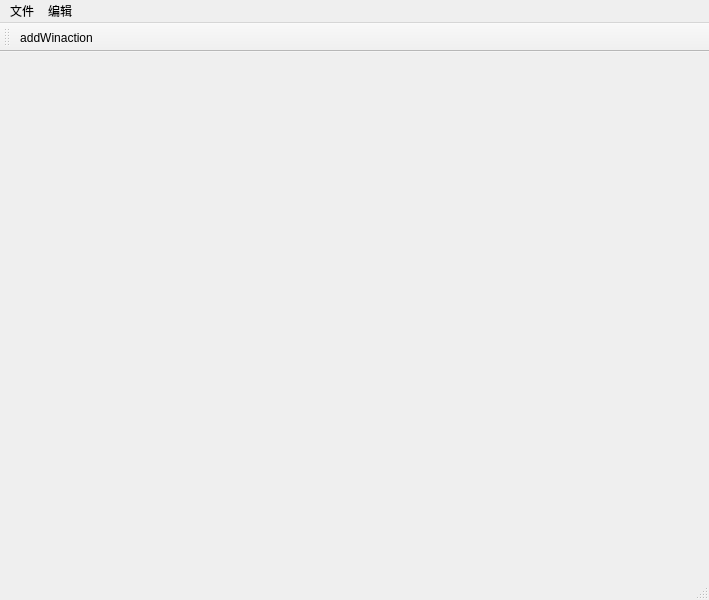
<?xml version="1.0" encoding="UTF-8"?>
<ui version="4.0">
 <class>MainWindow</class>
 <widget class="QMainWindow" name="MainWindow">
  <property name="geometry">
   <rect>
    <x>0</x>
    <y>0</y>
    <width>709</width>
    <height>600</height>
   </rect>
  </property>
  <property name="windowTitle">
   <string>MainWindow</string>
  </property>
  <widget class="QWidget" name="centralwidget"/>
  <widget class="QMenuBar" name="menubar">
   <property name="geometry">
    <rect>
     <x>0</x>
     <y>0</y>
     <width>709</width>
     <height>23</height>
    </rect>
   </property>
   <widget class="QMenu" name="menu">
    <property name="title">
     <string>文件</string>
    </property>
    <addaction name="action_4"/>
    <addaction name="action_5"/>
    <addaction name="open"/>
    <addaction name="action_6"/>
   </widget>
   <widget class="QMenu" name="menu_2">
    <property name="title">
     <string>编辑</string>
    </property>
   </widget>
   <addaction name="menu"/>
   <addaction name="menu_2"/>
  </widget>
  <widget class="QStatusBar" name="statusbar"/>
  <widget class="QToolBar" name="toolBar">
   <property name="windowTitle">
    <string>toolBar</string>
   </property>
   <attribute name="toolBarArea">
    <enum>TopToolBarArea</enum>
   </attribute>
   <attribute name="toolBarBreak">
    <bool>false</bool>
   </attribute>
   <addaction name="actionaddWinaction"/>
  </widget>
  <action name="open">
   <property name="icon">
    <iconset>
     <normalon>E:/Daywen/My Project7/11、图标/图标2_/guest.bmp</normalon>
    </iconset>
   </property>
   <property name="text">
    <string>打开</string>
   </property>
   <property name="shortcut">
    <string>Ctrl+O</string>
   </property>
  </action>
  <action name="action_4">
   <property name="text">
    <string>新建</string>
   </property>
   <property name="shortcut">
    <string>Ctrl+N</string>
   </property>
  </action>
  <action name="action_5">
   <property name="text">
    <string>保存</string>
   </property>
   <property name="shortcut">
    <string>Ctrl+S</string>
   </property>
  </action>
  <action name="action_6">
   <property name="text">
    <string>关闭</string>
   </property>
  </action>
  <action name="actionaddWinaction">
   <property name="text">
    <string>addWinaction</string>
   </property>
  </action>
 </widget>
 <resources/>
 <connections/>
</ui>
